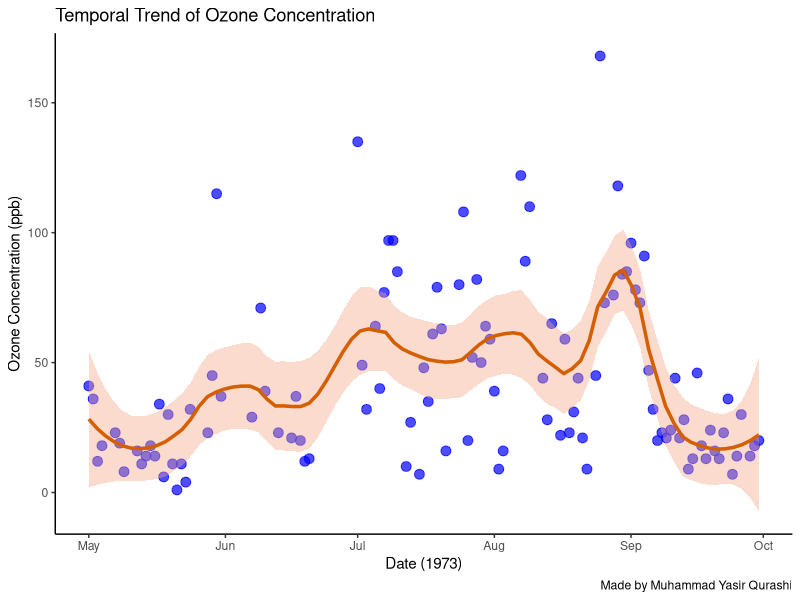
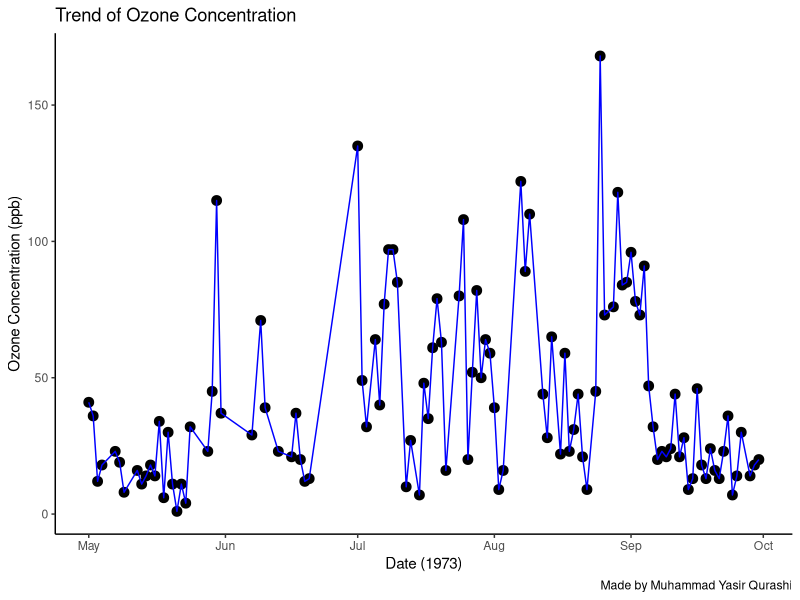
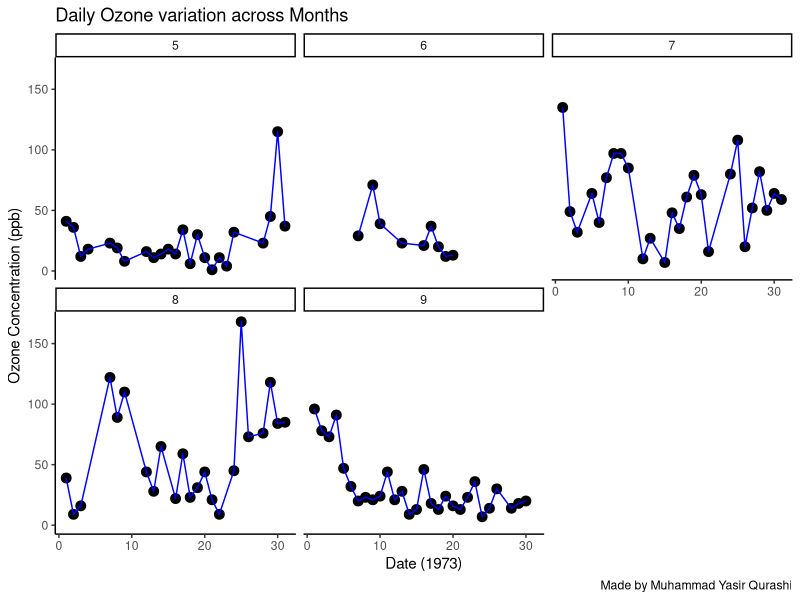
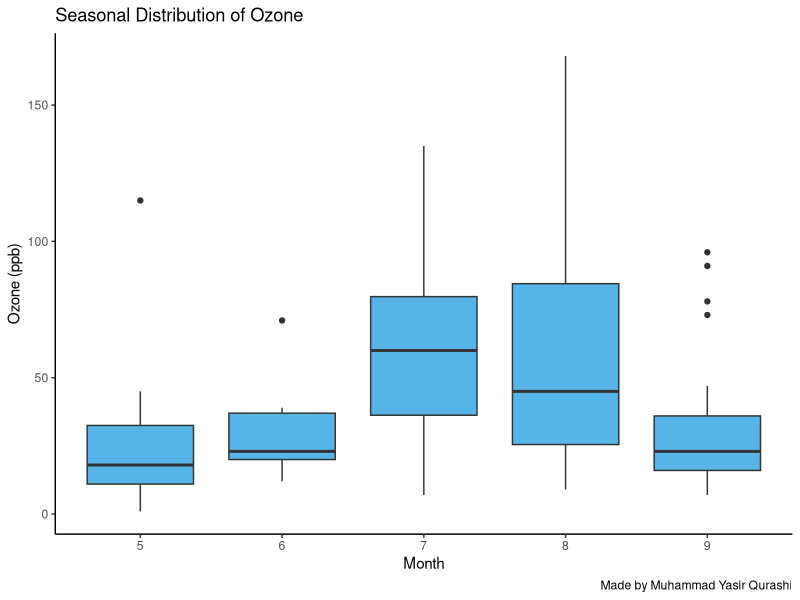
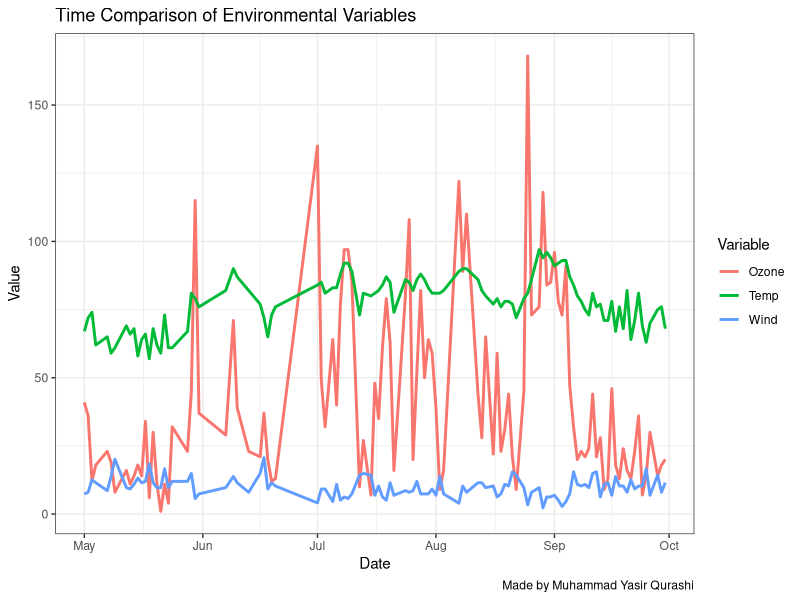
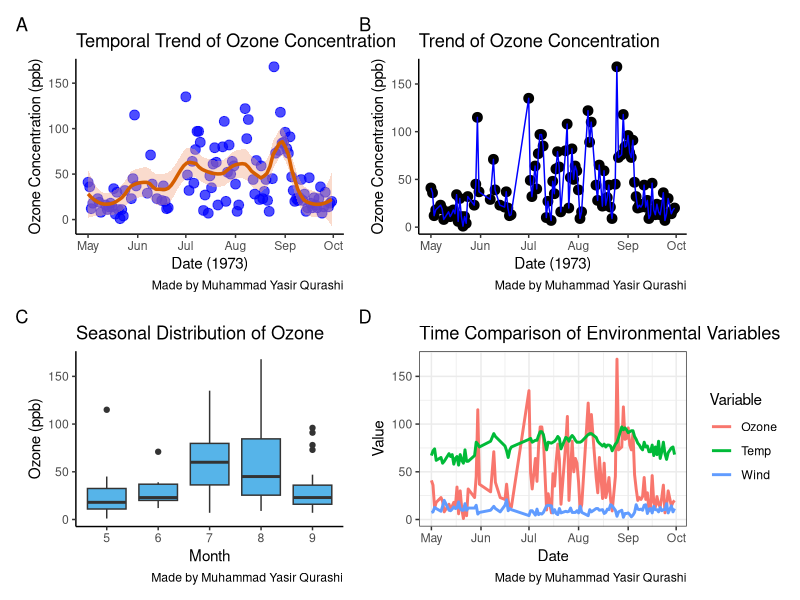

Write the R code that produced these figures, in order.
## ---- chunk 1
knitr::opts_chunk$set(echo = TRUE)
## ---- chunk 2
data("airquality")
head(airquality)

airquality
## ---- chunk 3
library(tidyverse)
library(RColorBrewer)
library(ggpubr)
library(reshape2)
## ---- chunk 4
# Creating date column in our dateaset that helps us in time series analysis visualization
airquality <-  airquality %>% 
  drop_na() %>% 
  mutate( date = make_date(1973,Month, Day)
    ) %>% 
  arrange(date);airquality

## ---- chunk 5
p1 <- ggplot(airquality, mapping = aes(x = date, y = Ozone)) +
  geom_point(alpha = 0.7, color = "blue", size = 3) +
  geom_smooth( method = "loess", span = 0.3, se = T, color = "#D55E00",
              fill = "#F4A582", linewidth = 1.2) +
  theme_classic() +
    labs( x = "Date (1973)", y = "Ozone Concentration (ppb)", title = "Temporal Trend of Ozone Concentration",  caption = "Made by Muhammad Yasir Qurashi");p1
## ---- chunk 6
p2 <- ggplot(airquality, mapping = aes(x = date, y = Ozone)) +
  geom_point(alpha = 1, fill = "black", size = 3) +
  geom_line(color = "blue") +
  theme_classic() +
    labs( x = "Date (1973)", y = "Ozone Concentration (ppb)", title = "Trend of Ozone Concentration",  caption = "Made by Muhammad Yasir Qurashi");p2
## ---- chunk 7
p3 <- ggplot(airquality, mapping = aes(x = Day, y = Ozone)) +
  geom_point(alpha = 1, fill = "black", size = 3) +
  geom_line(color = "blue") +
  facet_wrap(~Month) +
  theme_classic() +
    labs( x = "Date (1973)", y = "Ozone Concentration (ppb)", title = "Daily Ozone variation across Months",  caption = "Made by Muhammad Yasir Qurashi");p3
## ---- chunk 8
p4 <- ggplot(airquality, aes(factor(Month), Ozone)) +
  geom_boxplot(fill = "#56B4E9") +
  labs( x = "Month", y = "Ozone (ppb)", title = "Seasonal Distribution of Ozone", caption = "Made by Muhammad Yasir Qurashi") +
  theme_classic();p4
## ---- chunk 9

air_long <- airquality %>%
  select(date, Ozone, Temp, Wind) %>%
  pivot_longer(-date)
print(air_long)
## ---- chunk 10
p5 <- ggplot(air_long, aes(date, value, color = name)) +
  geom_line(linewidth = 1) +
  labs( x = "Date", y = "Value", color = "Variable", title = "Time Comparison of Environmental Variables", caption = "Made by Muhammad Yasir Qurashi") +
  theme_bw();p5
## ---- chunk 11
library(patchwork)
final_plot_day_06 <- ( p1 | p2 ) / ( p4 | p5 ) +
  plot_annotation(tag_levels = "A");final_plot_day_06
